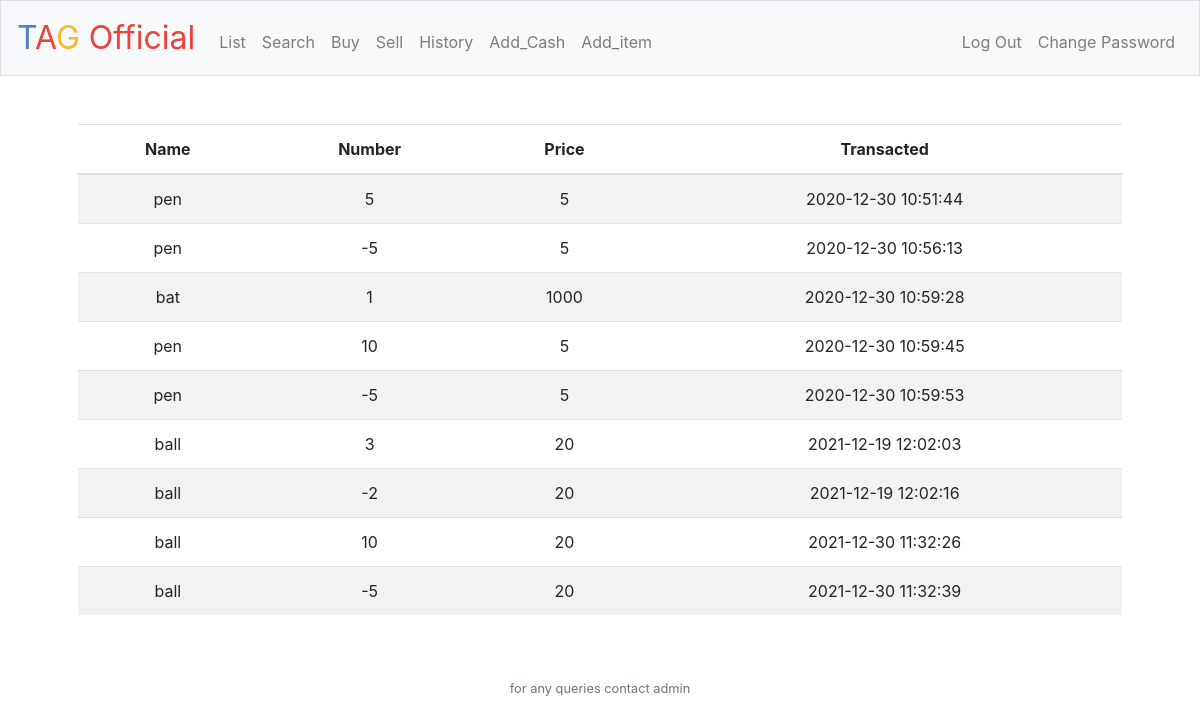
Screenshot of /history (signed in) with the database file from the repository.
### tables this page shows
CREATE TABLE "product" (
	"name"	TEXT NOT NULL,
	"price"	NUMERIC NOT NULL,
	"description"	TEXT NOT NULL
);

CREATE TABLE "shares" (
	"id"	INTEGER NOT NULL,
	"name"	TEXT NOT NULL,
	"number"	INTEGER NOT NULL,
	"cash"	NUMERIC NOT NULL,
	"value"	INTEGER NOT NULL,
	"timestamp"	DATETIME DEFAULT CURRENT_TIMESTAMP
);

### app.py (the view)
@app.route("/history")
@login_required
def history():
    values = db.execute(
        "SELECT value, name, timestamp FROM shares WHERE id = ? ", session["user_id"])
    print(values)
    prices = []
    for value in values:
        name = value["name"]
        timestamp = value["timestamp"]
        quote = db.execute("SELECT * FROM product WHERE name = ?", name)
        prices.append({'name': quote[0]["name"], 'timestamp': timestamp,
                      'number': value["value"], 'price': quote[0]["price"]})
    print(prices)
    return render_template("history.html", prices=prices)

### app.py (called while the page is built)
@app.after_request
def after_request(response):
    response.headers["Cache-Control"] = "no-cache, no-store, must-revalidate"
    response.headers["Expires"] = 0
    response.headers["Pragma"] = "no-cache"
    return response

### helpers.py (called while the page is built)
def login_required(f):
    @wraps(f)
    def decorated_function(*args, **kwargs):
        if session.get("user_id") is None:
            return redirect("/login")
        return f(*args, **kwargs)
    return decorated_function

### templates/history.html (shortened to what this page needs)
{% extends "layout.html" %}
{% block main %}
    <table class="table table-striped">
  <thead>
    <tr>
      <th scope="col">Name</th>
      <th scope="col">Number</th>
      <th scope="col">Price</th>
      <th scope="col">Transacted</th>
    </tr>
  </thead>
  <tbody>
      {% for price in prices %}
            <tr>
              <td>{{price['name']}}</td>
              <td>{{price["number"]}}</td>
              <td>{{price["price"]}}</td>
              <td>{{price["timestamp"]}}</td>
            </tr>
      {% endfor %}
  </tbody>
</table>
{% endblock %}

### rows the page displays
product: name "pen" "pen" "pen" "pen"
shares: timestamp "2020-12-30 10:51:44"
shares: timestamp "2020-12-30 10:56:13"
product: name "bat", price "1000"
shares: timestamp "2020-12-30 10:59:28"
shares: timestamp "2020-12-30 10:59:45"
shares: timestamp "2020-12-30 10:59:53"
product: name "ball" "ball" "ball" "ball"
shares: timestamp "2021-12-19 12:02:03"
shares: timestamp "2021-12-19 12:02:16"
shares: timestamp "2021-12-30 11:32:26"
shares: timestamp "2021-12-30 11:32:39"

### other values shown
{{ price["number"] }} "5" "-5" "1" "10" "-5" "3" "-2" "10" "-5"
{{ price["price"] }} "5" "5" "5" "5" "20" "20" "20" "20"
